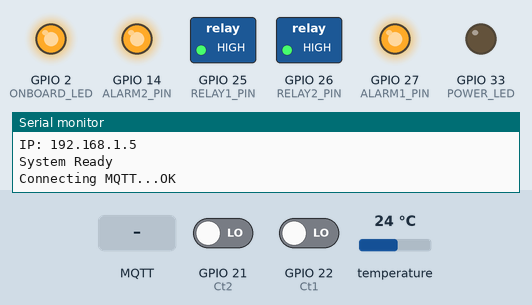
A sketch run on a simulated ESP32. On the bench: switched loads named in the sketch (green lamp = pin HIGH), output pins drawn as LEDs (lit = HIGH), the last lines printed to the serial monitor. Dashed ring = blinking. Inputs (shaded band) come from the test bench; at power-on: GPIO 22 (Ct1) LOW, GPIO 21 (Ct2) LOW, temperature 24 °C. WiFi joins after 1.5 s; servers stay silent unless stated; no MQTT or app messages arrive unless stated.

Above: at 4.4 s.
4.5 s: MQTT message "1" arrives on the first subscribed topic
At 5.5 s:
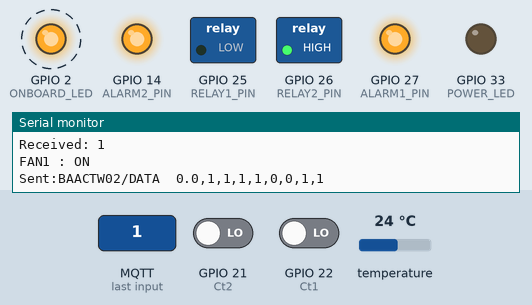
8.0 s: GPIO 22 (Ct1) driven HIGH
At 10.2 s:
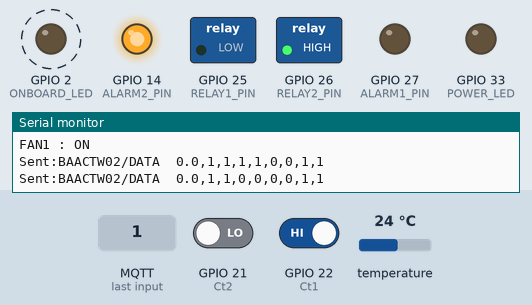
11.5 s: MQTT message "0" arrives on the first subscribed topic
At 12.7 s:
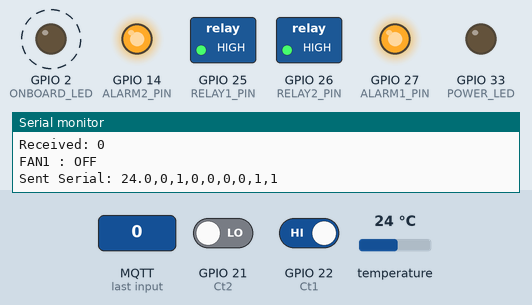
15.0 s: MQTT message "3" arrives on the first subscribed topic
At 16.2 s:
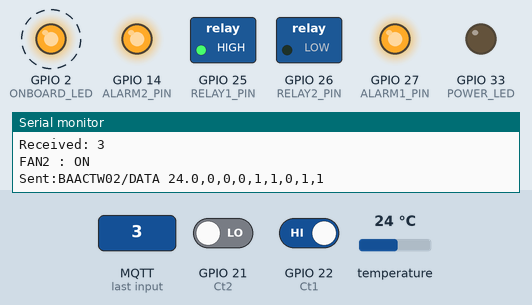
18.5 s: GPIO 21 (Ct2) driven HIGH
At 20.8 s:
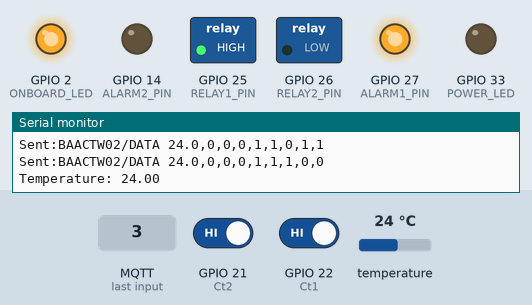
23.3 s: MQTT message "2" arrives on the first subscribed topic
At 23.7 s:
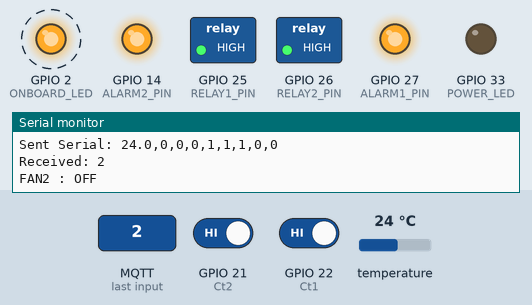
Timing chart, 0 to 27.8 s (numbered marks = the images above; inputs shaded):
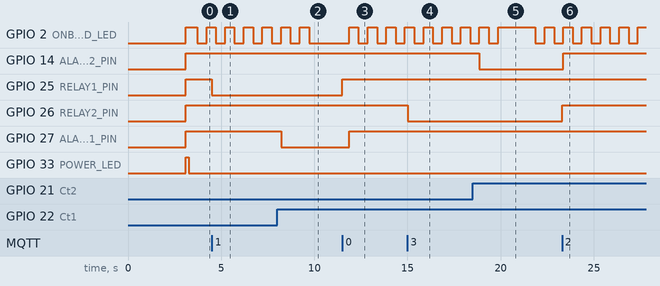

The sketch:

BAAC_Fancontrol_system_4wFianl27082025.ino
```cpp
#include "freertos/FreeRTOS.h"
#include "freertos/task.h"


#include <SPI.h>
#include <EthernetENC.h>
#include <PubSubClient.h>
#include <OneWire.h>
#include <DallasTemperature.h>


unsigned long previousEthernetCheck = 0;
const long ethernetCheckInterval = 5000;  // ตรวจสถานะทุก 5 วินาที

String SN = "BAACTW02";  // Serial Number

// ****************** Network Settings ******************
byte mac[] = {0xDE, 0xAD, 0xBE, 0xEF, 0xFE, 0xED};      // mac address ให้ใช้ตัวเดียวกันกับ esp32

/*
IPAddress ip(172, 25, 99, 59);
IPAddress subnet(255, 255, 255, 240);
IPAddress gateway(172, 25, 99, 62);

*/

IPAddress ip(192, 168, 1, 5);
IPAddress subnet(255, 255, 255, 0);
IPAddress gateway(192, 168, 1, 1);


EthernetClient ethClient;
PubSubClient mqttClient(ethClient);

// ****************** MQTT Settings **********************
const char* dataTopic = "BAACTW02/DATA";                // ใช้สำหรับส่งข้อมูล MQTT
const char* controlTopic = "BAACTW02/CONTROL";          // ใช้สำหรับสั่ง ปิด/เปิด
const char* mqttServer = "broker.hivemq.com";         // Cloud MQTT
//const char* mqttServer = "172.25.99.60";                // local MQTT
const int mqttPort = 1883;

const int mVperAmp = 100;

float Analog1;
float Analog2;
float AnalogMin = 300;   //ค่าน้อยกว่า x = power off
float AnalogMax = 350;   //ค่ามากว่า x =  power on
float AnalogOver1 = 1000;  //ค่าสูงเกินกำหนด  Overload
float AnalogOver2 = 2500;  //ค่าสูงเกินกำหนด  Overload


TaskHandle_t Task0;


int coun = 6;

float vpp1, vpp2;
float temp;
float tempBuffer;
int ContRelay1 = 0;
int ActRelay1 = 0;
int ActFan1 = 0;
int AlarmFan1 = 1;
int Fan1_Overload = 0;

int StatusActFan1 = 0;
int StatusAlarmFan1 = 0;
int StatusAlarmFan1OFF = 0;
int StatusAlarmFan1ON = 0;
int StatusFan1_Overload = 0;
int StatusFan1_OverloadOFF = 0;
int StatusFan1_OverloadON = 0;

int StatusFan1OFF = 0;
int StatusFan1ON = 0;

int ContRelay2 = 0;
int ActRelay2 = 0;
int ActFan2 = 0;
int AlarmFan2 = 1;
int Fan2_Overload = 0;

int StatusActFan2 = 0;
int StatusAlarmFan2 = 0;
int StatusAlarmFan2OFF = 0;
int StatusAlarmFan2ON = 0;
int StatusFan2_Overload = 0;

int StatusFan2_OverloadOFF = 0;
int StatusFan2_OverloadON = 0;

int StatusFan2OFF = 0;
int StatusFan2ON = 0;

int counter = 0;
int counter2 = 0;

// ****************** Pin Definitions *************New*******
#define RELAY1_PIN   25
#define RELAY2_PIN   26
#define ALARM1_PIN   27
#define ALARM2_PIN   14
#define Analog1_PIN  34
#define Analog2_PIN  35
#define ONE_WIRE_BUS 4
#define ONBOARD_LED  2
#define POWER_LED    33


#define Ct1          22
#define Ct2          21

// ****************** Sensor Objects *********************
OneWire oneWire(ONE_WIRE_BUS);
DallasTemperature tempSensor(&oneWire);

// ****************** Variables **************************
unsigned long previousMillis = 0;
const long interval = 10000;

// --- สำหรับ LED กระพริบทุก 1 นาที ---
unsigned long previousLedMillis = 0;
const long ledInterval = 500; // 500 มิลลิวินาที
bool ledState = false;

// --- สำหรับ MQTT กระพริบทุก 5 นาที ---
unsigned long previousMQTTMillis = 0;
const long MQTTInterval = 5000; // 5 นาที
unsigned long previousMillisMQTT = 0;


void loop_T0(void * parameter) {
   for (;;) {

             main_loop();

   }
   }

void setup() {
  Serial.begin(9600);

  // Initialize Ethernet
  Ethernet.init(5);
  Ethernet.begin(mac, ip, gateway, gateway, subnet);
  vTaskDelay(pdMS_TO_TICKS(1500));
  Serial.println("");
  Serial.print("IP: ");
  Serial.println(Ethernet.localIP());
  vTaskDelay(pdMS_TO_TICKS(1500));

  // Initialize MQTT
  mqttClient.setServer(mqttServer, mqttPort);
  mqttClient.setCallback(callback);

  // Initialize pin
  pinMode(RELAY1_PIN, OUTPUT);
  pinMode(RELAY2_PIN, OUTPUT);
  pinMode(ALARM1_PIN, OUTPUT);
  pinMode(ALARM2_PIN, OUTPUT);
  pinMode(ONBOARD_LED, OUTPUT);
  pinMode(POWER_LED, OUTPUT);

  pinMode(Ct1, INPUT);
  pinMode(Ct2, INPUT);


  vTaskDelay(pdMS_TO_TICKS(100));
  digitalWrite(RELAY1_PIN, HIGH);
  digitalWrite(RELAY2_PIN, HIGH);
  digitalWrite(ALARM1_PIN, HIGH);
  digitalWrite(ALARM2_PIN, HIGH);
  digitalWrite(ONBOARD_LED, HIGH);
  digitalWrite(POWER_LED, HIGH);

  digitalWrite(Ct1, HIGH);
  digitalWrite(Ct2, HIGH);


  vTaskDelay(pdMS_TO_TICKS(100));

 //กำหนดการใช้งาน 2 CPU
    xTaskCreatePinnedToCore(
      loop_T0, /* Function to implement the task */
      "Task0", /* Name of the task */
      3000, /* Stack size in words */
      NULL, /* Task input parameter */
      0, /* Priority of the task */
      &Task0, /* Task handle. */
      0); /* Core where the task should run */


 // Initialize Temperature Sensor
  tempSensor.begin();
  Serial.println("System Ready");
}


void callback(char* topic, byte* payload, unsigned int length) {
  char msg[length+1];
  memcpy(msg, payload, length);
  msg[length] = '\0';

  String str = String(msg);
  Serial.print("Received: "); Serial.println(str);

  if(str=="0"){
    ContRelay1 = 0;
    digitalWrite(RELAY1_PIN, HIGH);
    Serial.println("FAN1 : OFF");
  }
  if(str=="1"){
    ContRelay1 = 1;
    digitalWrite(RELAY1_PIN, LOW);
    Serial.println("FAN1 : ON");
  }
  if(str=="2"){
    ContRelay2 = 0;
    digitalWrite(RELAY2_PIN, HIGH);
    Serial.println("FAN2 : OFF");
  }
  if(str=="3"){
    ContRelay2 = 1;
    digitalWrite(RELAY2_PIN, LOW);
    Serial.println("FAN2 : ON");
  }
}

void reconnect() {
  while (!mqttClient.connected()) {
    Serial.print("Connecting MQTT...");
    if (mqttClient.connect("BAACTW02")) {
      mqttClient.subscribe(controlTopic);
      Serial.println("OK");
      digitalWrite(POWER_LED, LOW);
    } else {
      digitalWrite(POWER_LED, HIGH);
      Serial.println("Retrying...");
       main_loop();
      vTaskDelay(pdMS_TO_TICKS(3000));
    }
  }
}


void loop() {


    // MQTT loop และงานอื่น ๆ ของโปรแกรม
    if (!mqttClient.connected()) {
        reconnect();
    }
    mqttClient.loop();

     unsigned long currentMillisMQTT = millis();
             if (currentMillisMQTT - previousMQTTMillis >= MQTTInterval) {
                 previousMQTTMillis = currentMillisMQTT;

                SendDataMQTT();

             }

}

void main_loop(){
    unsigned long currentMillis = millis();

  // --- กระพริบ ONBOARD_LED ทุก 1 นาที ---
  if (currentMillis - previousLedMillis >= ledInterval) {
    previousLedMillis = currentMillis;


    //Serial.print("ContRelay1 : "); Serial.println(ContRelay1);
    ActRelay1 = digitalRead(RELAY1_PIN);
    ActRelay1 = !ActRelay1;
   // Serial.print("ActRelay1 : "); Serial.println(ActRelay1);
    ActFan1 = digitalRead(Ct1);
    ActFan1 =!ActFan1;
   // Serial.print("ActFan1 : "); Serial.println(ActFan1);

    //Serial.print("ContRelay2 : "); Serial.println(ContRelay2);
    ActRelay2 = digitalRead(RELAY2_PIN);
    ActRelay2 = !ActRelay2;
    //Serial.print("ActRelay2 : "); Serial.println(ActRelay2);
    ActFan2 = digitalRead(Ct2);
    ActFan2 =!ActFan2;
    //Serial.print("ActFan2 : "); Serial.println(ActFan2);


  if(ContRelay1 == 1){
    if(ActRelay1 == 1){
      if(ActFan1 == 1) {
             AlarmFan1 = 1;
      } else { AlarmFan1 = 0;}
    } else { AlarmFan1 = 0;}
  } else { AlarmFan1 = 1;}

  if(ContRelay2 == 1){
    if(ActRelay2 == 1){
      if(ActFan2 == 1) {
        AlarmFan2 = 1;
      } else { AlarmFan2 = 0;}
    } else { AlarmFan2 = 0;}
  } else { AlarmFan2 = 1;}


    digitalWrite(ALARM1_PIN, AlarmFan1);
    digitalWrite(ALARM2_PIN, AlarmFan2);

    ledState = !ledState;
    digitalWrite(ONBOARD_LED, ledState ? HIGH : LOW);
  }

  if (currentMillis - previousMillis >= interval) {
    previousMillis = currentMillis;

    tempSensor.requestTemperatures();
    temp = tempSensor.getTempCByIndex(0);

    tempBuffer = temp;
    if(temp < 5){
           temp = tempBuffer;
    }else{
           tempBuffer = temp;
      }

    Serial.print("Temperature: "); Serial.println(temp);
    vTaskDelay(pdMS_TO_TICKS(1000));

     SendData();
  }

}


void SendData() {
  vTaskDelay(pdMS_TO_TICKS(100));

  char tempStr[10];
  dtostrf(temp, 4, 1, tempStr);


  char msgBuffer[30];
  snprintf(
    msgBuffer,
    sizeof(msgBuffer),
    "%s,%d,%d,%d,%d,%d,%d,%d,%d",
    tempStr,
    ContRelay1,
    ActRelay1,
    ActFan1,
    AlarmFan1,
    ContRelay2,
    ActRelay2,
    ActFan2,
    AlarmFan2
  );

    Serial.print("Sent Serial: ");
    Serial.println(msgBuffer);

}

void SendDataMQTT() {
  vTaskDelay(pdMS_TO_TICKS(100));

  char tempStr[10];
  dtostrf(temp, 4, 1, tempStr);


  char msgBuffer[30];
  snprintf(
    msgBuffer,
    sizeof(msgBuffer),
    "%s,%d,%d,%d,%d,%d,%d,%d,%d",
    tempStr,
    ContRelay1,
    ActRelay1,
    ActFan1,
    AlarmFan1,
    ContRelay2,
    ActRelay2,
    ActFan2,
    AlarmFan2
  );
  if (mqttClient.publish("BAACTW02/DATA", msgBuffer)) {
    Serial.print("Sent:BAACTW02/DATA ");
    Serial.println(msgBuffer);
  } else {
    Serial.println("Send failed!");
  }
}
```

Measured:
- after the input at 4.5 s, GPIO 25 (RELAY1_PIN): HIGH → LOW at once
- after the input at 8.0 s, GPIO 27 (ALARM1_PIN): HIGH → LOW after 0.22 s
- after the input at 11.5 s, GPIO 25 (RELAY1_PIN): LOW → HIGH at once; GPIO 27 (ALARM1_PIN): LOW → HIGH after 0.36 s
- after the input at 15.0 s, GPIO 26 (RELAY2_PIN): HIGH → LOW at once
- after the input at 18.5 s, GPIO 14 (ALARM2_PIN): HIGH → LOW after 0.36 s
- after the input at 23.3 s, GPIO 14 (ALARM2_PIN): LOW → HIGH after 0.06 s; GPIO 26 (RELAY2_PIN): LOW → HIGH at once
